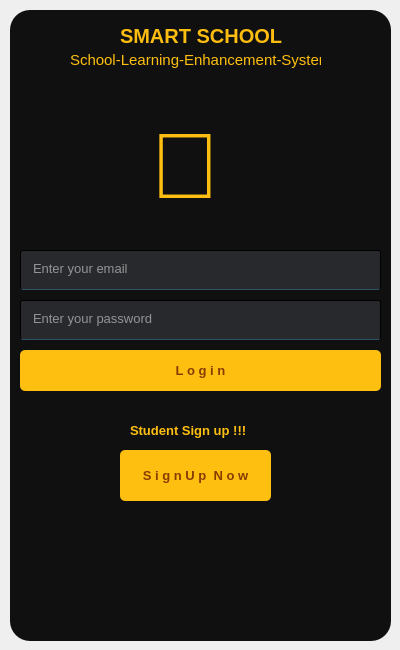
<?xml version="1.0" encoding="UTF-8"?>
<ui version="4.0">
 <class>Form</class>
 <widget class="QWidget" name="Form">
  <property name="geometry">
   <rect>
    <x>0</x>
    <y>0</y>
    <width>400</width>
    <height>650</height>
   </rect>
  </property>
  <property name="minimumSize">
   <size>
    <width>0</width>
    <height>0</height>
   </size>
  </property>
  <property name="windowTitle">
   <string>Form</string>
  </property>
  <widget class="QWidget" name="widget" native="true">
   <property name="enabled">
    <bool>true</bool>
   </property>
   <property name="geometry">
    <rect>
     <x>10</x>
     <y>10</y>
     <width>381</width>
     <height>631</height>
    </rect>
   </property>
   <property name="maximumSize">
    <size>
     <width>400</width>
     <height>650</height>
    </size>
   </property>
   <property name="styleSheet">
    <string notr="true">background-color:rgb(16,16,16,255);
border-radius:20px;
</string>
   </property>
   <widget class="QLineEdit" name="tb1">
    <property name="geometry">
     <rect>
      <x>10</x>
      <y>240</y>
      <width>361</width>
      <height>40</height>
     </rect>
    </property>
    <property name="font">
     <font>
      <pointsize>10</pointsize>
     </font>
    </property>
    <property name="styleSheet">
     <string notr="true">background-color:rgb(47,49,52,200);
color:rgb(255,255,255);
border-radius:2px;
padding-left:10px;
border:1px solid rgba(0,0,0);
border-bottom-color:rgb(46,82,102,255);
padding-bottom:3px</string>
    </property>
    <property name="echoMode">
     <enum>QLineEdit::Normal</enum>
    </property>
    <property name="placeholderText">
     <string>Enter your email</string>
    </property>
    <property name="clearButtonEnabled">
     <bool>true</bool>
    </property>
   </widget>
   <widget class="QLineEdit" name="tb2">
    <property name="geometry">
     <rect>
      <x>10</x>
      <y>290</y>
      <width>361</width>
      <height>40</height>
     </rect>
    </property>
    <property name="font">
     <font>
      <pointsize>10</pointsize>
     </font>
    </property>
    <property name="styleSheet">
     <string notr="true">background-color:rgb(47,49,52,200);
color:rgb(255,255,255);
border-radius:2px;
padding-left:10px;
border:1px solid rgba(0,0,0);
border-bottom-color:rgb(46,82,102,255);
padding-bottom:3px</string>
    </property>
    <property name="echoMode">
     <enum>QLineEdit::Password</enum>
    </property>
    <property name="placeholderText">
     <string>Enter your password</string>
    </property>
    <property name="clearButtonEnabled">
     <bool>true</bool>
    </property>
   </widget>
   <widget class="QPushButton" name="b1">
    <property name="geometry">
     <rect>
      <x>10</x>
      <y>340</y>
      <width>361</width>
      <height>41</height>
     </rect>
    </property>
    <property name="font">
     <font>
      <pointsize>10</pointsize>
      <weight>75</weight>
      <bold>true</bold>
     </font>
    </property>
    <property name="styleSheet">
     <string notr="true">QPushButton#b1 {
    background-color: rgb(255, 191, 16);
    color: rgb(135, 60, 0);
    border-radius: 5px;
}

QPushButton#b1:pressed {
    background-color: rgb(255, 255, 16);
}
</string>
    </property>
    <property name="text">
     <string>L o g i n</string>
    </property>
   </widget>
   <widget class="QLabel" name="label">
    <property name="geometry">
     <rect>
      <x>140</x>
      <y>100</y>
      <width>101</width>
      <height>111</height>
     </rect>
    </property>
    <property name="font">
     <font>
      <pointsize>70</pointsize>
     </font>
    </property>
    <property name="styleSheet">
     <string notr="true">color: rgb(255, 191, 16);</string>
    </property>
    <property name="text">
     <string></string>
    </property>
   </widget>
   <widget class="QLabel" name="label_2">
    <property name="geometry">
     <rect>
      <x>120</x>
      <y>410</y>
      <width>131</width>
      <height>21</height>
     </rect>
    </property>
    <property name="font">
     <font>
      <pointsize>10</pointsize>
      <weight>75</weight>
      <bold>true</bold>
     </font>
    </property>
    <property name="styleSheet">
     <string notr="true">color:rgb(255,191,16);</string>
    </property>
    <property name="text">
     <string>Student Sign up !!!</string>
    </property>
   </widget>
   <widget class="QPushButton" name="b2">
    <property name="geometry">
     <rect>
      <x>110</x>
      <y>440</y>
      <width>151</width>
      <height>51</height>
     </rect>
    </property>
    <property name="font">
     <font>
      <pointsize>10</pointsize>
      <weight>75</weight>
      <bold>true</bold>
     </font>
    </property>
    <property name="styleSheet">
     <string notr="true">QPushButton#b2 {
    background-color: rgb(255, 191, 16);
    color: rgb(135, 60, 0);
    border-radius: 5px;
}

QPushButton#b2:pressed {
    background-color: rgb(255, 255, 16);
}
</string>
    </property>
    <property name="text">
     <string>S i g n U p  N o w</string>
    </property>
   </widget>
   <widget class="QLabel" name="label_3">
    <property name="geometry">
     <rect>
      <x>110</x>
      <y>0</y>
      <width>171</width>
      <height>51</height>
     </rect>
    </property>
    <property name="font">
     <font>
      <pointsize>15</pointsize>
      <weight>75</weight>
      <bold>true</bold>
      <strikeout>false</strikeout>
     </font>
    </property>
    <property name="styleSheet">
     <string notr="true">color: rgb(253, 189, 16);</string>
    </property>
    <property name="text">
     <string>SMART SCHOOL</string>
    </property>
   </widget>
   <widget class="QLabel" name="label_4">
    <property name="geometry">
     <rect>
      <x>60</x>
      <y>40</y>
      <width>251</width>
      <height>20</height>
     </rect>
    </property>
    <property name="font">
     <font>
      <pointsize>11</pointsize>
     </font>
    </property>
    <property name="styleSheet">
     <string notr="true">color: rgb(255, 191, 16);</string>
    </property>
    <property name="text">
     <string>School-Learning-Enhancement-System</string>
    </property>
   </widget>
  </widget>
 </widget>
 <resources/>
 <connections/>
</ui>
